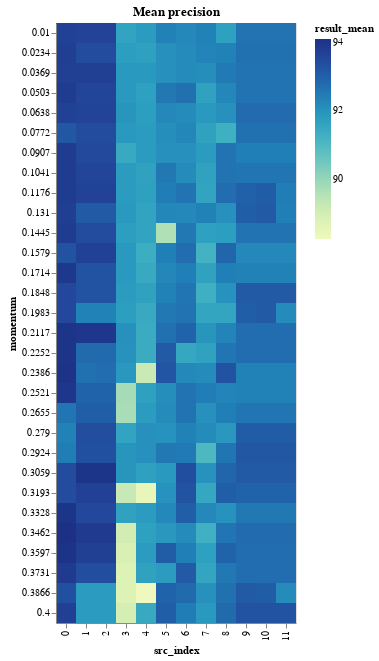

This figure's notebook cell:
### Code cell
momentum_results_encoding = {
    "x": "src_index:O",
    "y": "momentum:O",
    "color": "result_mean:Q",
}
momentum_results_tooltip = [
    "result_mean",
    "result_std",
    "neurons",
    "layers",
    "epochs",
    "learning_rate",
    "momentum",
    "src_index",
]
MOMENTUM_BINS = np.array_split(
    MOMENTUM_RANGE, MOMENTUM_RANGE.max() // MOMENTUM_BIN_SIZE + 1
)


def binified_momentum_heatmap(title, momentum_df):
    return binified_heatmap(
        title,
        momentum_df,
        "momentum",
        MOMENTUM_BINS,
        momentum_results_tooltip,
        **momentum_results_encoding
    )


binified_momentum_heatmap("Mean precision", momentum_results_df)

### Figure 1 — Vega-Lite specification as saved in the notebook (floating-point values rounded to 4 significant figures; data arrays with more than 128 entries replaced by an {"elided": "..."} marker saying what was removed)
{"config": {"view": {"continuousWidth": 400, "continuousHeight": 300}}, "hconcat": [{"mark": "rect", "encoding": {"color": {"type": "quantitative", "field": "result_mean"}, "tooltip": [{"type": "quantitative", "field": "result_mean"}, {"type": "quantitative", "field": "result_std"}, {"type": "quantitative", "field": "neurons"}, {"type": "quantitative", "field": "layers"}, {"type": "quantitative", "field": "epochs"}, {"type": "quantitative", "field": "learning_rate"}, {"type": "quantitative", "field": "momentum"}, {"type": "quantitative", "field": "src_index"}], "x": {"type": "ordinal", "field": "src_index"}, "y": {"type": "ordinal", "field": "momentum"}}, "selection": {"selector011": {"type": "interval", "bind": "scales", "encodings": ["x", "y"]}}, "title": "Mean precision"}], "data": {"name": "data-f2b82384a5eac4149d696f76b1187798"}, "$schema": "https://vega.github.io/schema/vega-lite/v4.8.1.json", "datasets": {"data-f2b82384a5eac4149d696f76b1187798": {"elided": "360 records"}}}
